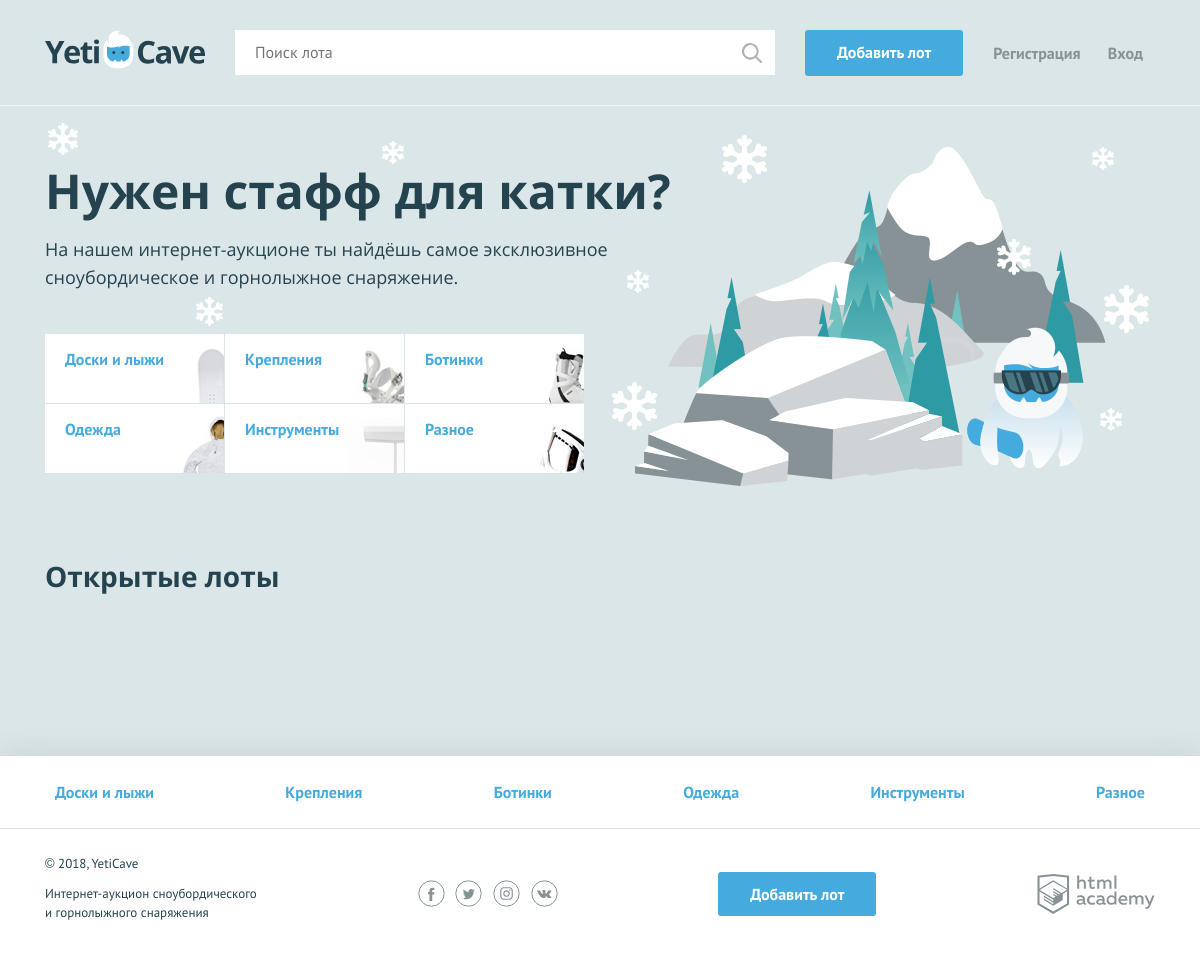
/, run on an earlier commit of the app's database.
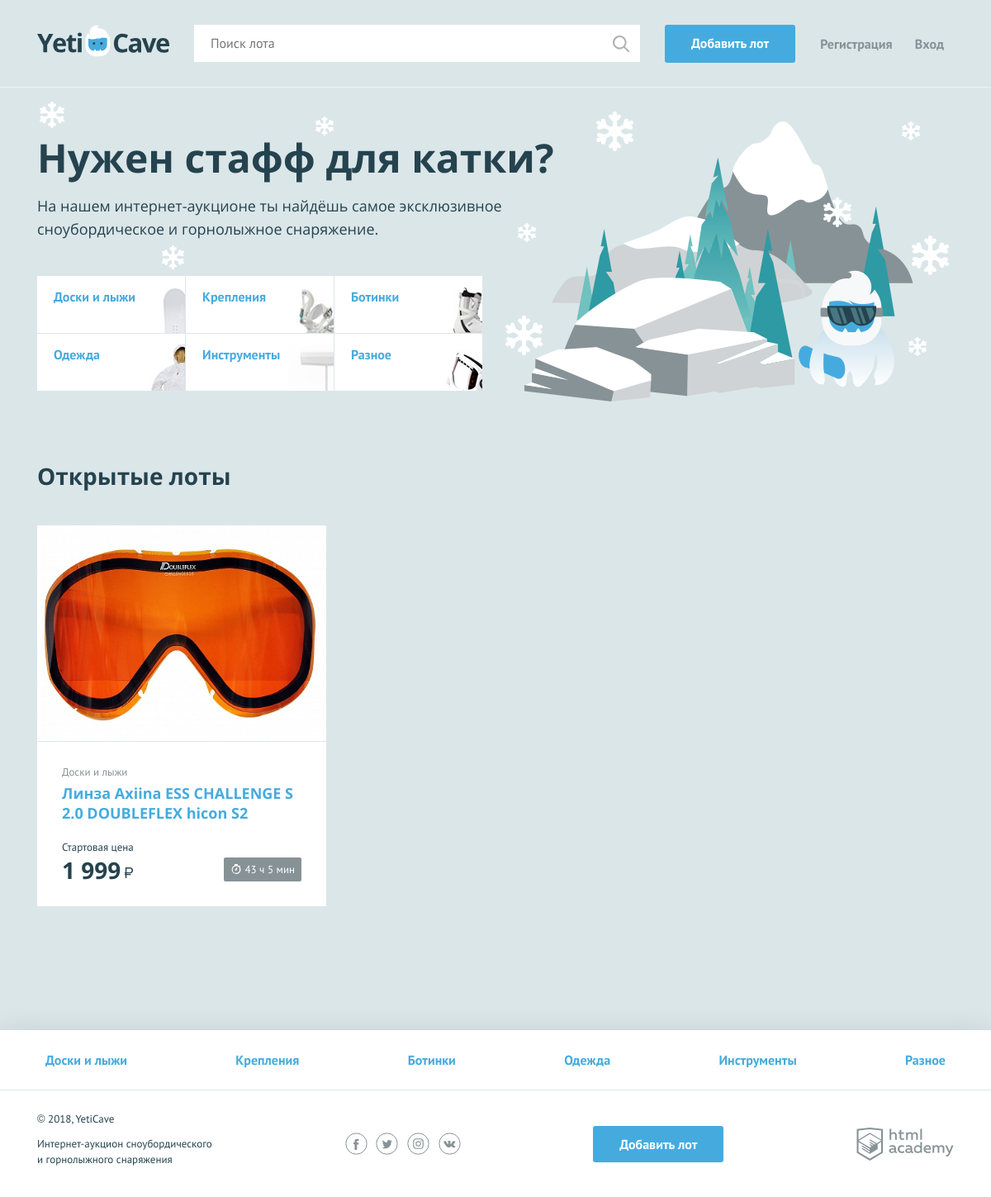
And on a later commit of the database.
### tables this page shows
CREATE TABLE category (
	category_id		INT AUTO_INCREMENT PRIMARY KEY,
	ru_name		VARCHAR(64),
	eng_name	VARCHAR(64)
);

CREATE TABLE lot (
	lot_id		INT AUTO_INCREMENT PRIMARY KEY,
	name		VARCHAR(64) NOT NULL,
	specification	TEXT NOT NULL,
	start_price	DECIMAL NOT NULL,
	step_price	INT NOT NULL,
	category_id	INT NOT NULL,
	user_id		INT NOT NULL,
	user_win	INT NULL DEFAULT NULL,
	dt_add DATETIME NOT NULL,
	dt_close	DATETIME NOT NULL,
	pic_path	VARCHAR(128) NOT NULL,
	FOREIGN KEY (category_id) REFERENCES category(category_id),
	FOREIGN KEY (user_id) REFERENCES user(user_id),
	FOREIGN KEY (user_win) REFERENCES user(user_id)

);

### functions.php (called while the page is built, shortened)
<?
function formatPrice ($price) {
  if ($price>=1000) {
    $price= number_format((ceil($price)),0,'.',' ');
  }
  else {
    $price= ceil($price);
  }
return $price;
}
function renderTemplate ($path, $data) {
  $outContent='';
  if (file_exists($path)) {
    extract ($data);
    require ($path);
    $outContent= ob_get_clean();
  }
  return $outContent;
}
function totalBet($countBet) {
$out='Стартовая цена';
  return $out;
}
function timerLot ($closingTime) {
  $now=time();
  $second= strtotime($closingTime)-$now;
  $hours= floor($second/3600);
  $minutes= floor(($second%3600)/60);
  $days= floor($second/86400);
  if ($second<=0) {
    $timer='время закончилось';
  } elseif ( $days<=1) {
    $timer= $hours.' ч '.$minutes.' мин ';
  } elseif ($days<=7 && $days>1) {
    $timer= $days.' дня';
  } else {
    $timer= date('d:m:Y', strtotime($closingTime));
  }
  return $timer;
}
function getCategoryList($con) {
  $sql= 'SELECT * FROM category';
  $result = mysqli_query($con,$sql);
  $categories=mysqli_fetch_all($result, MYSQLI_ASSOC);
return $categories;
}

### templates/index.php (the view)
<section class="promo">
    <h2 class="promo__title">Нужен стафф для катки?</h2>
    <p class="promo__text">На нашем интернет-аукционе ты найдёшь самое эксклюзивное сноубордическое и горнолыжное снаряжение.</p>
    <ul class="promo__list">
      <?foreach ($categories as $key => $value): ?>
        <li class="promo__item promo__item--<?=$value['eng_name']?>">
              <a class="promo__link" href="all-lots.html"><?=$value['ru_name']?></a>
          </li>
      <?endforeach;?>
    </ul>
</section>
<section class="lots">
    <div class="lots__header">
        <h2>Открытые лоты</h2>
    </div>
    <ul class="lots__list">
        <?foreach ($lotsList as $key => $value): ?>
        <li class="lots__item lot">
            <div class="lot__image">
                <img src="<?=$value['pic_path']?>" width="350" height="260" alt="<?=htmlspecialchars($value['name'])?>">
            </div>
            <div class="lot__info">
                <span class="lot__category"><?=$value['ru_name']?></span>
                <h3 class="lot__title"><a class="text-link" href="lot.php?id=<?=$value['lot_id']?>"><?=htmlspecialchars($value['name'])?></a></h3>
                <div class="lot__state">
                    <div class="lot__rate">
                        <span class="lot__amount"><?=totalBet($value['count_bet'])?></span>
                        <span class="lot__cost"><?=formatPrice($value['total_price'])?><b class="rub">р</b></span>
                    </div>
                    <div class="lot__timer timer">
                      <?=timerLot($value['dt_close'])?>
                    </div>
                </div>
            </div>
        </li>
        <?endforeach;?>
    </ul>
</section>

### templates/layout.php (shortened to what this page needs)
<!DOCTYPE html>
<html lang="ru">
<head>
    <link href="css/normalize.min.css" rel="stylesheet">
    <link href="css/style.css" rel="stylesheet">
</head>
<body>
<header class="main-header">
    <div class="main-header__container container">
        <a class="main-header__logo" <?=$titlePage == 'Главная' ? '':'href="index.php"';?>>
            <img src="img/logo.svg" width="160" height="39" alt="Логотип компании YetiCave">
        </a>
        <form class="main-header__search" method="get" action="https://echo.htmlacademy.ru">
            <input type="search" name="search" placeholder="Поиск лота">
            <input class="main-header__search-btn" type="submit" name="find" value="Найти">
        </form>
        <a class="main-header__add-lot button" href="add.php">Добавить лот</a>
        <nav class="user-menu">
          <? if ($isAuth):?>
              <div class="user-menu__image">
                <img src="<?=isset($userAvatar)?$userAvatar:'img/user.jpg'?>" width="40" height="40" alt="Пользователь">
              </div>
              <div class="user-menu__logged">
                <p><?=htmlspecialchars($userName);?></p>
                <a href="logout.php">Выйти</a>
              </div>
           <?else:?>
           <ul class="user-menu__list">
             <li class="user-menu__item">
               <a href="singn-up.php">Регистрация</a>
             </li>
             <li class="user-menu__item">
               <a href="login.php">Вход</a>
             </li>
           </ul>
          <?endif;?>
        </nav>
    </div>
</header>
<main  <?=$titlePage == 'Главная' ? 'class="container"':'';?>>
    <?=$content?>
</main>
<footer class="main-footer">
    <nav class="nav">
        <ul class="nav__list container">
          <?foreach ($categories as $key => $value): ?>
            <li class="nav__item">
                <a href="all-lots.html"><?=$value['ru_name']?></a>
            </li>
          <?endforeach;?>
        </ul>
    </nav>
    <div class="main-footer__bottom container">
        <div class="main-footer__copyright">
            <p>© 2018, YetiCave</p>
            <p>Интернет-аукцион сноубордического и горнолыжного снаряжения</p>
        </div>
        <div class="main-footer__social social">
            <a class="social__link social__link--facebook" href="#">Facebook
            </a>
            <a class="social__link social__link--twitter" href="#">Twitter
            </a>
            <a class="social__link social__link--instagram" href="#">Instagram
            </a>
            <a class="social__link social__link--vkontakte" href="#">Вконтакте
            </a>
        </div>
        <a class="main-footer__add-lot button" href="add.php">Добавить лот</a>
        <div class="main-footer__developed-by">
            <a class="logo-academy" href="https://htmlacademy.ru/intensive/php">HTML Academy
            </a>
        </div>
    </div>
</footer>
</body>
</html>

### index.php (shortened to what this page needs)
<?php
require_once ('db_connect.php');
require_once ('functions.php');
$userName='';
$isAuth=false;
$userAvatar='';
$categories=getCategoryList($con);
$sql= 'SELECT lot_id, name, start_price, pic_path, ru_name,
      count(bet) AS count_bet, dt_close,
      GREATEST(COALESCE(MAX(bet),0), start_price) AS total_price
      From lot
      LEFT JOIN bet USING(lot_id)
      LEFT JOIN category USING(category_id)
      WHERE dt_close>NOW()
      GROUP BY lot.lot_id
      ORDER BY lot.dt_add DESC
      LIMIT 6';
$result = mysqli_query($con,$sql);
if(!$result) {
  $error=mysqli_error($con);
  print('Ошибка БД: '. $error);
  exit();
}
else {
$lotsList=mysqli_fetch_all($result, MYSQLI_ASSOC);
}
$content = renderTemplate('templates/index.php', [  'categories' => $categories,
                                                    'lotsList' => $lotsList]
                                                  );
$layoutContent = renderTemplate('templates/layout.php', [ 'content'=> $content,
                                                          'titlePage'=>'Главная',
                                                          'categories'=>$categories,
                                                          'userName'=>$userName,
                                                          'userAvatar'=>$userAvatar,
                                                          'isAuth'=>$isAuth]);
print ($layoutContent);
?>

What changed in the data, as far as the page shows it:
added lot: pic_path (picture), category.ru_name "Доски и лыжи", name "Линза Axiina ESS CHALLENGE S 2.0 DOUBLEFLEX hicon S2", count_bet "Стартовая цена", total_price "1 999", dt_close "43 ч 5 мин"
